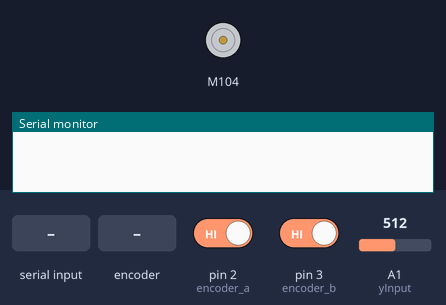
The sketch below on a simulated Arduino Uno, built with avr-gcc and run on an emulated ATmega328P. Shown: DC motor (green arrow = forward, orange = backward, longer = faster), the last lines printed to the serial monitor. Inputs (shaded band) come from the test bench; at power-on: A1 (yInput) = 512, pin 2 (encoder_a) HIGH, pin 3 (encoder_b) HIGH.

Above: at 0.9 s.
1.0 s: "1" received over Serial
At 1.17 s:
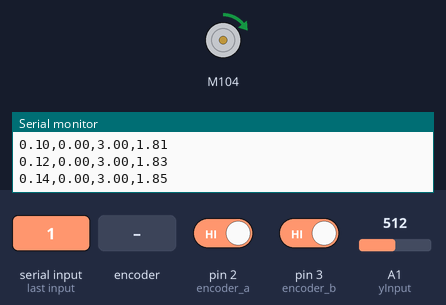
4.0 s: A1 (yInput) set to 995
5.9 s: A1 (yInput) set to 1012
At 7.41 s:
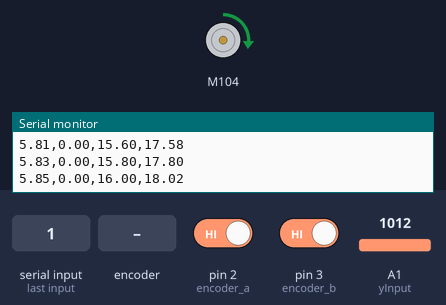
8.9 s: rotary encoder on pin 2 (encoder_a) / pin 3 (encoder_b) turned 1 step (first pin leading)
At 9.17 s:
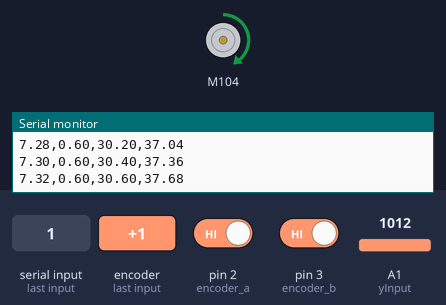
11.9 s: rotary encoder on pin 2 (encoder_a) / pin 3 (encoder_b) turned 1 step (first pin leading)
Timing chart, 0 to 14.9 s (numbered marks = the images above; inputs shaded):
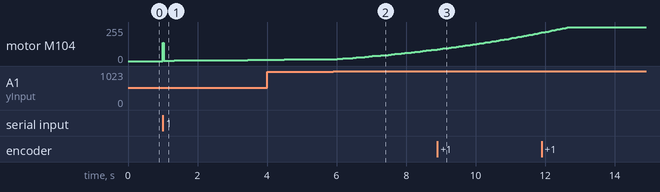

Measured:
- the behaviour switches between 1011 and 1012 on A1 (yInput) (found by bisection; images 1 and 2)
- after the input at 1.0 s, motor M104: stopped → forward 2/255 at once, → forward 5/255 0.33 s later, → forward 7/255 1.0 s later, → forward 10/255 1.1 s later

The sketch:

FanPendulumJoystick.ino
```cpp
#include "MotorDriver.h"

MotorDriver motor;

// Store the integral and derivative values, store the last error value to
// help calculate the derivative
float integral = 0;
float derivative = 0;
float lasterror = 0;
// PID constants
float Kp = .57;
float Ki = .34;
float Kd = 0;
// Motor control, height, current error, set point, time variables
float motorSpeed = 0;
float height = 0;
float error = 0;
float setpoint = 3;
float t = 0;

float position = 0;

// Red - 5V
// Black - GND
const int encoder_a = 2; // Green - pin 2 - Digital
const int encoder_b = 3; // White - pin 3 - Digital
long encoder = 0;

int yInput = A1;
int y = 0;

void setup() {
  // Initialize serial communication:
  Serial.begin(9600);

  // wait for system to stop before starting, so that zero point is accurate
  while (Serial.available() == 0) { }

  // Initialize motor
  motor.begin();
  motor.speed(0, 54);

  // Rotary encoder pins
  pinMode(encoder_a, INPUT_PULLUP);
  pinMode(encoder_b, INPUT_PULLUP);

  attachInterrupt(0, encoderPinChangeA, CHANGE);
  attachInterrupt(1, encoderPinChangeB, CHANGE);

  //Joystick y-axis pin
  pinMode(yInput, INPUT);
}


void encoderPinChangeA() {
encoder += digitalRead(encoder_a) == digitalRead(encoder_b) ? -1 : 1;
position = float(encoder)*(360.0/2400.0); // convert position to angle in degrees (600 steps per turn, 2400 in quadrature)
}

void encoderPinChangeB() {
encoder += digitalRead(encoder_a) != digitalRead(encoder_b) ? -1 : 1;
position = float(encoder)*(360.0/2400.0); // convert position to angle in degrees (600 steps per turn, 2400 in quadrature)
}


void loop() {
  // Track the length of each loop, which varies with travel time
  // of the sound (which is dependent on the location of the ball)
  unsigned long StartTime = micros();

  y = (analogRead(yInput)-512)/500;
  setpoint = setpoint + .2*y;
  delay(20);

  // Calculate current error, integral, derivative, motor speed
  error = setpoint - position;

  unsigned long CurrentTime = micros();
  float ElapsedTime = float(CurrentTime - StartTime);
  integral = ElapsedTime*error/1000000 + integral;

  derivative = (error-lasterror)/(ElapsedTime);

  // Motor speed can't be negative!
  motorSpeed = max(Kp * error + Ki * integral + Kd*derivative, 0);
  motorSpeed = min(motorSpeed,100);
  motor.speed(0,motorSpeed);

  // This error is the next loop's previous error
  lasterror = error;
  // Time update
  t = t + float(ElapsedTime/1000000);

  // Output to be copied and pasted into a CSV file that we'll make the graph from
  Serial.print(t);
  Serial.print(",");
 Serial.print(position);
  Serial.print(",");
  Serial.print(setpoint);
  Serial.print(",");
  Serial.println(motorSpeed);
}
```
